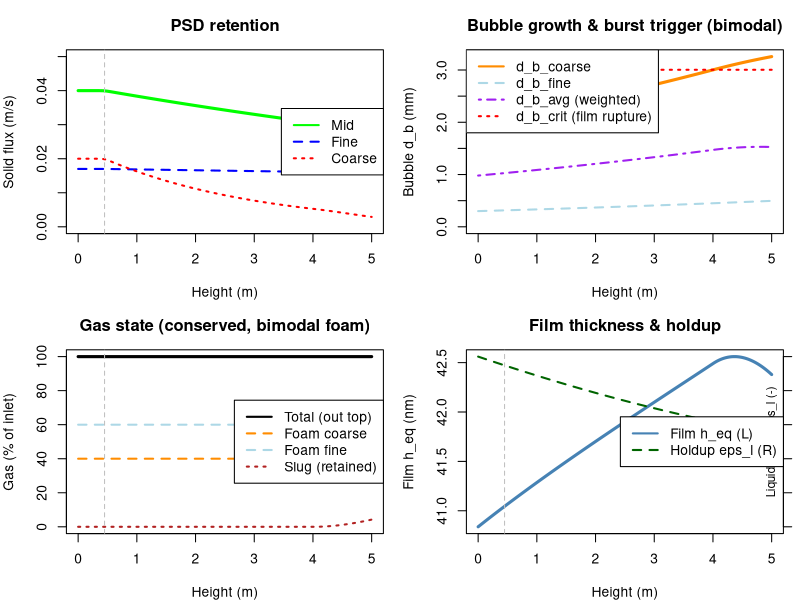

Source code (R):
library(deSolve)

# =====================================================================
# SCRIPT 1: PREFORMED-FOAM WASH COLUMN
#   decant pool (hindered settling) + plug foam + bubble population + gas state
#   + surfactant-driven film elasticity/drainage + T/P thermodynamic state
# =====================================================================
# Preformed, particle-loaded foam (no sparger) enters the base. Two zones split
# at the fixed decant depth H_pool. Properties (mu, rho_foam, d_p, d_b_in,
# d_sep) are passed down from the upstream unit.
#
# NEW in this version:
#  (1) HINDERED SETTLING (Richardson-Zaki) + KRIEGER-DOUGHERTY crowding: the
#      pool Stokes velocity is slowed by holdup, U = U_stokes * (1 - phi)^n_RZ,
#      AND by the local suspension viscosity. As liquid drains, solids
#      concentrate in the Plateau borders (local fraction eps_s/(eps_s+eps_l)),
#      so the effective viscosity mu_eff = mu(T) * (1 - phi_s/phi_smax)^(-2.5 phi_smax)
#      rises and further hinders settling. High local border viscosity is a real
#      retention mechanism, not just holdup.
#  (2) BUBBLE POPULATION: mean bubble size d_b(z) evolves by COALESCENCE
#      (grows, faster in dry/unstable foam) minus BREAKAGE (shear, restores
#      toward the inlet size). Coalescence is now damped by the SURFACTANT-set
#      film elasticity (see steps 1-3 below), not a hand-tuned constant.
#  (3) GAS STATE (no gas generated -- no sparger, no vent). Coalescence and
#      bubble bursting DO happen in the column, but the gas is NOT released
#      here: it stays in the column and is only let out in the DOWNSTREAM
#      open-atmosphere solids-concentration stage ("next up"). So the total
#      gas is CONSERVED and carried out the top -- what changes with height is
#      its STATE, not its amount. Bursting/coalescence convert dispersed foam
#      gas (J_g_foam) into large retained SLUG gas (J_g_slug); the slug gas
#      cannot escape until the next unit. Bursting still coarsens bubbles and
#      still dumps coarse particles (collapse loss tied to the burst rate).
#      Total gas out the top J_g_foam + J_g_slug == gas in the bottom.
#
# SURFACTANT / FILM CHAIN (de-lumps the old scalar film_stability):
#  step 1  Langmuir adsorption of c_surf -> surface excess Gamma; Szyszkowski
#          surface tension sigma(Gamma,T); Gibbs-Marangoni elasticity E_gibbs,
#          rolled off above the CMC by micelle buffering.
#  step 2  film_stability := E_gibbs / E_stab_ref  (normalized ~1 at baseline),
#          so surfactant type/dose -> elasticity -> coalescence & regime.
#  step 3  DRAINAGE is driven by the physical timescale tau_drain(mu(T),
#          surface mobility) toward an equilibrium holdup set by film stability,
#          replacing the hand-set tau_drain / eps_l_dry (now baseline anchors
#          scaled by dimensionless factors that are 1.0 at the baseline state).
#  T/P thermodynamic state: mu_cont(T) (Andrade), sigma(T), rho_gas(P,T) ideal
#          gas. Pressure sets gas density (and, upstream, d_b_in).
#
# States up z: Js_fine, Js_mid, Js_crs [m/s]; C_imp [%]; eps_l [-];
#              d_b [m]; J_g_foam, J_g_slug [m/s]; t_res [s].
# PLACEHOLDER kinetics calibrated to: residence ~1.5-2 h, top solids 3-7%.
# =====================================================================

GRAV <- 9.81

params <- c(
  H_total = 5.0, H_pool = 0.45, U_up = 8.0e-4,

  # --- UPSTREAM-PASSED PROPERTIES ---
  mu_cont = 2.0e-3, rho_liquid = 1050, rho_foam = 575, rho_p = 2500, rho_gas = 1.8,
  d_fine = 1.5e-5, d_mid = 8.0e-5, d_crs = 3.0e-4,
  d_b_in = 2.0e-3, d_sep = 4.5e-5, n_RZ = 4.65, phi_smax = 0.64,

  # --- FEED ---
  eps_l_in = 0.50, eps_s_in = 0.020, eps_g_in = 0.48,
  Js_fine_in = 0.017, Js_mid_in = 0.040, Js_crs_in = 0.020, C_imp_in = 100,

  # --- THERMODYNAMIC STATE (T/P) ---
  T_col = 298.15,         # column temperature [K]
  P_col = 1.5e5,          # column absolute pressure [Pa] (~1.5 bar; open-atmosphere is downstream)
  R_gas = 8.314,          # gas constant [J/mol/K]
  MW_gas = 0.029,         # gas molar mass [kg/mol]
  mu_ref = 2.0e-3,        # continuous-phase viscosity at T_ref [Pa s]
  T_ref = 298.15,         # reference temperature [K]
  E_visc = 1800,          # Andrade viscosity activation temp (B in exp(B/T)) [K]
  sigma_ref = 0.045,      # clean-solvent surface tension at T_ref [N/m]
  dsigma_dT = -1.5e-4,    # surface tension temperature coefficient [N/m/K]

  # --- SURFACTANT (step 1) ---
  c_surf = 5.0,           # bulk surfactant concentration [mol/m^3]
  Gamma_inf = 4.0e-6,     # Langmuir plateau surface excess [mol/m^2]
  K_ads = 2.0,            # Langmuir adsorption constant [m^3/mol]
  cmc = 6.0,              # critical micelle concentration [mol/m^3]
  K_mic = 1.0,            # micelle-buffering coeff above CMC [-]
  mu_surf = 1.0e-6,       # surface (dilational) viscosity [N s/m]
  mu_surf_ref = 1.0e-6,   # reference surface viscosity (mobility=1 at baseline) [N s/m]

  # --- FILM ELASTICITY -> STABILITY (step 2) ---
  E_stab_ref = 0.099,     # Gibbs elasticity that maps to film_stability = 1 [N/m]

  # --- FILM DRAINAGE (physical; step 3) ---
  eps_l_dry = 0.15,       # baseline equilibrium holdup anchor [-]
  tau_drain = 2000,       # baseline drainage timescale anchor [s]
  hold_exp = 0.6,         # sensitivity of equilibrium holdup to film stability [-]
  eps_g_pack = 0.74, blend_wz = 0.03,

  # --- FILM THICKNESS / PLATEAU-BORDER GEOMETRY (wired into drainage/holdup) ---
  A_ham = 1.0e-20,        # Hamaker constant [J]
  lambda_D = 1.0e-8,      # Debye length [m]
  Pi_charge = 1.0e4,      # electrostatic disjoining-pressure scale (x coverage) [Pa]
  c_pb = 0.20,            # Plateau-border radius coeff: r_pb = c_pb*d_b*sqrt(eps_l) [-]
  p_perm = 2.0,           # border-drainage permeability exponent (drainage ~ r_pb^2) [-]
  r_pb_ref = 2.69e-4,     # reference border radius (tau normalizer; baseline foam-zone mean) [m]
  h_eq_ref = 4.195e-8,    # reference equilibrium film thickness (holdup normalizer; baseline) [m]
  q_film = 0.5,           # equilibrium-holdup sensitivity to film thickness [-]

  # --- MIXER (up1) BUBBLE BIRTH: turbulent (Hinze) breakup sets d_b_in ---
  V_tip = 14.5,           # mixer tip speed [m/s] (baseline = highest / finest foam)
  V_tip_ref = 14.5,       # reference tip speed (d_b_in normalizer) [m/s]
  n_hinze = 1.2,          # Hinze tip-speed exponent (d_born ~ V_tip^-1.2) [-]

  # --- BIMODAL FOAM DISTRIBUTION (fine vs coarse bubble modes) ---
  d_b_fine_ref = 0.3e-3,          # reference fine-mode bubble size [m]
  frac_gas_coarse_ref = 0.40,     # fraction of inlet gas in coarse mode at baseline [-]

  # --- BUBBLE POPULATION (coalescence - breakage) ---
  K_coal = 1.3e-4,        # coalescence coeff [1/s] (grows d_b)
  K_break = 1.2e-4,       # breakage coeff [1/s] (restores toward d_b_in)
  # --- BURST TRIGGER (film rupture -> foam gas becomes slug) ---
  d_b_burst = 3.0e-3,     # baseline critical burst size (at baseline film state) [m]
  K_burst = 1.4e-3,       # burst-rate coeff [1/s] (foam->slug conversion, not a vent)
  a_fs = 1.0,             # critical-size sensitivity to film stability (elasticity) [-]
  a_sig = 1.0,            # critical-size sensitivity to surface tension [-]
  sigma_ref_film = 0.02122, # baseline film surface tension (normalizer) [N/m]
  n_visc = 1.0,           # burst sensitivity to viscosity (drainage speed) [-]
  mu_drain_ref = 2.0e-3,  # fixed reference viscosity for burst normalization [Pa s]
  k_armor = 2.0,          # solids-armoring stabilization (local content) [-]
  k_bridge = 0.5,         # coarse-particle film-bridging destabilization (local size) [-]
  K_bsink = 0.15,         # burst-driven mean-d_b reduction (removes coarsest bubbles) [-]
  d_b_cap = 2.0e-2,       # d_b cap used in border geometry (h_eq robustness) [m]
  h_eq_max = 2.0e-7,      # cap on reported equilibrium film thickness [m]
  k_wet = 0.06,           # collapse-wetting efficiency: bursting foam -> wetter holdup [-]

  # --- OSTWALD RIPENING (diagnostic only; not a dynamic term -- see report) ---
  k_perm_film = 1.0e-5,   # surfactant-film gas permeability [m/s] (very uncertain)
  He_gas = 0.03,          # dimensionless gas solubility (Ostwald coefficient) [-]

  # --- WASH ---
  wash_ratio = 0.5, k_drainage = 1.8e-3, channel_cv = 0.35, d_b_ref = 2.0e-3,

  # --- PARTICLE LOSS ---
  k_det_fine = 1.2e-5, k_det_mid = 6.0e-5, k_det_crs = 3.0e-4,   # detachment [1/s]
  k_burstloss_fine = 0.05, k_burstloss_mid = 0.30, k_burstloss_crs = 2.0, # burst dumps [-]

  # --- REGIME (film_stability is DERIVED from surfactant; see derive_state_props) ---
  film_stability = 1.0, load_sens = 1.0, plug_crit = 1.0
)

stokes  <- function(dRho, d, mu) dRho * GRAV * d^2 / (18 * mu)
rho_agg <- function(dp, db, rp, rg) (rp*dp^3 + rg*db^3) / (dp^3 + db^3)

# --- THERMODYNAMIC + SURFACTANT DERIVATION (steps 1-3, T/P) ----------------
# Turns raw inputs (T, P, surfactant, surface viscosity) into the effective
# closures the ODE uses. All dimensionless factors are 1.0 at the baseline
# state, so the baseline reproduces the previously calibrated column exactly.
derive_state_props <- function(p) {
  Tk <- p[["T_col"]]

  # T/P thermodynamic state
  mu_T      <- p[["mu_ref"]] * exp(p[["E_visc"]] * (1/Tk - 1/p[["T_ref"]]))   # Andrade
  rho_gas_T <- p[["P_col"]] * p[["MW_gas"]] / (p[["R_gas"]] * Tk)             # ideal gas
  sigma0_T  <- p[["sigma_ref"]] + p[["dsigma_dT"]] * (Tk - p[["T_ref"]])      # clean-solvent sigma(T)

  # step 1: Langmuir adsorption (monomer activity capped at the CMC)
  c_eff  <- min(p[["c_surf"]], p[["cmc"]])
  theta  <- p[["K_ads"]] * c_eff / (1 + p[["K_ads"]] * c_eff)
  theta  <- min(theta, 0.995)                              # keep sigma/E finite
  Gamma  <- p[["Gamma_inf"]] * theta
  sigma  <- sigma0_T + p[["R_gas"]] * Tk * p[["Gamma_inf"]] * log(1 - theta)  # Szyszkowski
  # Gibbs-Marangoni elasticity with micelle buffering above the CMC
  micelle_buffer <- 1 / (1 + p[["K_mic"]] * max(0, p[["c_surf"]] - p[["cmc"]]) / p[["cmc"]])
  E_gibbs <- p[["R_gas"]] * Tk * p[["Gamma_inf"]] * theta / (1 - theta) * micelle_buffer

  # step 2: elasticity -> film_stability (normalized ~1 at baseline)
  film_stab <- E_gibbs / p[["E_stab_ref"]]

  # MIXER (up1) BIRTH LAW: turbulent (Hinze) breakup sets the inlet bubble size.
  # d_born ~ (sigma/rho)^0.6 * eps^-0.4, dissipation eps ~ V_tip^3  =>
  # d_born ~ sigma^0.6 * V_tip^-1.2. Higher tip speed OR lower sigma (more
  # surfactant) -> finer born bubbles. Normalized so baseline (V_tip_ref,
  # baseline sigma) reproduces the calibrated d_b_in. NOTE: this couples up1 to
  # the column -- at high V_tip bubbles are born fine (<< d_b_crit) and the
  # film-rupture cliff never triggers, so surfactant has little leverage; at low
  # V_tip they are born near d_b_crit and surfactant becomes make-or-break
  # (reproduces the up1 Morris finding: surfactant tunable only at low speed).
  d_b_in_eff <- p[["d_b_in"]] * (p[["V_tip_ref"]] / p[["V_tip"]])^p[["n_hinze"]] *
                (sigma / p[["sigma_ref_film"]])^0.6
  p[["d_b_in"]] <- d_b_in_eff

  # step 3: drainage. Surface mobility (rigid/high surface viscosity -> slower).
  mobility      <- 0.5 * (1 + p[["mu_surf"]] / p[["mu_surf_ref"]])
  tau_drain_eff <- p[["tau_drain"]] * (mu_T / p[["mu_ref"]]) * mobility        # thicker/rigid -> slower

  # FILM THICKNESS -> EQUILIBRIUM HOLDUP: the foam stops draining where the
  # disjoining pressure the films can support balances the Plateau-border
  # capillary suction. Evaluate that balance at reference border geometry to
  # get the equilibrium film thickness h_eq_dry, and let a thicker equilibrium
  # film (stronger disjoining / lower sigma) hold a wetter foam. Normalized to
  # 1.0 at the baseline state, so the baseline equilibrium holdup is unchanged.
  r_pb_dry  <- p[["c_pb"]] * p[["d_b_in"]] * sqrt(p[["eps_l_dry"]])            # ref border radius
  P_c_dry   <- sigma / r_pb_dry                                               # capillary suction [Pa]
  Pi_e      <- p[["Pi_charge"]] * theta                                       # electrostatic scale [Pa]
  h_eq_dry  <- p[["lambda_D"]] * log(max(Pi_e / P_c_dry, 1 + 1e-9))           # eq film thickness [m]
  film_wet  <- h_eq_dry / p[["h_eq_ref"]]                                     # ~1 at baseline
  eps_l_dry_eff <- min(p[["eps_l_in"]],
                       p[["eps_l_dry"]] * film_stab^p[["hold_exp"]] * film_wet^p[["q_film"]])

  # overrides consumed by the ODE
  p[["mu_cont"]]        <- mu_T
  p[["rho_gas"]]        <- rho_gas_T
  p[["film_stability"]] <- film_stab
  p[["tau_drain"]]      <- tau_drain_eff
  p[["eps_l_dry"]]      <- eps_l_dry_eff

  # derived reporting quantities
  c(p, sigma_film = sigma, E_gibbs = E_gibbs, Gamma_surf = Gamma, theta_cov = theta,
       mu_cont_T = mu_T, mobility = mobility, h_eq_dry = h_eq_dry, film_wet = film_wet)
}

column_model_psd <- function(z, state, parameters) {
  with(as.list(c(state, parameters)), {

    load_rel <- (Js_fine + Js_mid + Js_crs) / (Js_fine_in + Js_mid_in + Js_crs_in)
    eps_s    <- eps_s_in * load_rel
    eps_g    <- 1 - eps_l - eps_s
    U <- U_up
    dt_res <- 1 / U
    foam_frac <- 1 / (1 + exp(-(z - H_pool) / blend_wz))

    # (1) KRIEGER-DOUGHERTY local viscosity: solids concentrated in the drained
    # border liquid raise the effective viscosity that resists settling.
    phi_cond <- eps_s / (eps_s + eps_l)                              # solids fraction in border liquid
    mu_eff   <- mu_cont * (1 - min(phi_cond, 0.999*phi_smax)/phi_smax)^(-2.5*phi_smax)

    # BIMODAL BUBBLE DYNAMICS: fine and coarse modes evolve independently
    # Compute weighted-average bubble size for holdup/drainage calculations
    J_g_foam_total <- J_g_foam_fine + J_g_foam_coarse
    if (J_g_foam_total > 1e-9) {
      d_b_avg <- (J_g_foam_fine * d_b_fine + J_g_foam_coarse * d_b_coarse) / J_g_foam_total
    } else {
      d_b_avg <- d_b_in  # fallback if no foam gas
    }

    # FILM THICKNESS / PLATEAU-BORDER GEOMETRY (local). d_b_avg is bounded (d_b_cap)
    # in the geometry so a runaway mean diameter cannot make the border curvature
    # (and h_eq) blow up -- the burst d_b-sink below keeps d_b_coarse physical anyway.
    d_b_eff <- min(d_b_avg, d_b_cap)
    r_pb   <- c_pb * d_b_eff * sqrt(max(eps_l, 1e-3))                # border radius [m]
    P_cap  <- sigma_film / r_pb                                      # capillary suction [Pa]
    Pi_bar <- Pi_charge * theta_cov                                  # disjoining barrier [Pa]
    h_eq   <- min(lambda_D * log(max(Pi_bar / P_cap, 1 + 1e-9)), h_eq_max)  # eq film thickness [m]

    # (2) BUBBLE POPULATION: coalescence (dry/unstable -> faster) - breakage
    coal_rate <- K_coal * (eps_g / eps_g_pack) / film_stability     # [1/s]

    # (3) BURST TRIGGER = FILM RUPTURE. The critical burst size is set by film
    # physics: weak films (low Gibbs elasticity) or high surface tension thin the
    # films and let smaller bubbles rupture, so d_b_crit shrinks -> burst sooner.
    # Rate is modulated by drainage speed (viscosity) and particle effects:
    #   - viscosity  : higher mu -> slower film drainage -> LESS burst
    #   - solids content : particles armor the film -> LESS burst
    #   - coarse-particle size : large particles bridge/rupture the film -> MORE burst
    d_b_crit <- d_b_burst * film_stability^a_fs * (sigma_ref_film / sigma_film)^a_sig
    M_visc   <- (mu_drain_ref / mu_cont)^n_visc                      # low mu -> faster drainage -> more burst
    M_armor  <- 1 / (1 + k_armor * phi_cond)                        # solids content armors film
    M_bridge <- 1 + k_bridge * (d_crs / max(d_b_avg, d_b_in)) * (eps_s / eps_s_in)  # coarse bridging

    # Fine mode: rarely bursts (d_b_fine << d_b_crit); stable, coalescence/breakage only
    burst_rate_fine <- 1e-9 * K_burst  # effectively no burst for fine mode
    dd_b_fine <- (coal_rate * d_b_fine - K_break * (d_b_fine - d_b_fine_ref)) / U

    # Coarse mode: bursts when d_b_coarse exceeds d_b_crit
    burst_rate_coarse <- K_burst * max(0, d_b_coarse - d_b_crit) / d_b_in * M_visc * M_armor * M_bridge
    dd_b_coarse <- (coal_rate * d_b_coarse - K_break * (d_b_coarse - d_b_in) - K_bsink * burst_rate_coarse * d_b_coarse) / U

    # Gas conversion: burst transfers foam gas to slug gas
    burst_flux_fine <- burst_rate_fine * J_g_foam_fine / U
    burst_flux_coarse <- burst_rate_coarse * J_g_foam_coarse / U
    dJ_g_foam_fine <- -burst_flux_fine                               # dispersed fine foam gas
    dJ_g_foam_coarse <- -burst_flux_coarse                           # dispersed coarse foam gas
    dJ_g_slug <- burst_flux_fine + burst_flux_coarse                 # retained slug gas (out the top)

    # Use coarse burst rate for collapse wetting and particle loss
    burst_rate <- burst_rate_coarse

    # DRAINAGE: liquid drains through the Plateau-border network, whose
    # permeability scales with r_pb^2 -> wider borders (bigger bubbles / wetter
    # foam) drain FASTER. tau_local = tau_drain * (r_pb_ref/r_pb)^p_perm.
    # GAS -> HOLDUP: bursting collapses foam structure, so the freed film liquid
    # concentrates and the collapsing foam gets WETTER (source ~ burst x gas
    # present), counter-balanced by drainage -> bursting zones sit wetter.
    tau_local  <- tau_drain * (r_pb_ref / r_pb)^p_perm
    wet_source <- k_wet * burst_rate * eps_g                        # collapse wetting [1/s]
    deps_l <- (-(eps_l - eps_l_dry) / tau_local + wet_source) / U

    # (1) POOL decant with HINDERED settling (Richardson-Zaki) + KD viscosity
    phi <- 1 - eps_g                                                 # condensed holdup
    U_settle_sep <- stokes(rho_liquid - rho_foam, d_sep, mu_eff) * (1 - phi)^n_RZ
    dCimp_pool <- -(U_settle_sep / H_pool) * C_imp

    # POOL particle settling (aggregate; uses weighted d_b_avg and crowded mu_eff)
    settle_loss <- function(dp) {
      d_agg <- (dp^3 + d_b_avg^3)^(1/3)
      Uset  <- stokes(rho_agg(dp, d_b_avg, rho_p, rho_gas) - rho_liquid, d_agg, mu_eff) * (1 - phi)^n_RZ
      max(0, Uset) / H_pool
    }
    sl_fine <- settle_loss(d_fine); sl_mid <- settle_loss(d_mid); sl_crs <- settle_loss(d_crs)

    # FOAM particle loss: detachment + BURST-driven collapse (dumps coarse)
    lf_fine <- k_det_fine + k_burstloss_fine * burst_rate
    lf_mid  <- k_det_mid  + k_burstloss_mid  * burst_rate
    lf_crs  <- k_det_crs  + k_burstloss_crs  * burst_rate

    dJs_fine <- -Js_fine * ((1-foam_frac)*sl_fine + foam_frac*lf_fine) / U
    dJs_mid  <- -Js_mid  * ((1-foam_frac)*sl_mid  + foam_frac*lf_mid ) / U
    dJs_crs  <- -Js_crs  * ((1-foam_frac)*sl_crs  + foam_frac*lf_crs ) / U

    # FOAM washing (channeling scales with weighted average bubble size)
    flow_cv         <- 4 * channel_cv * (d_b_avg / d_b_ref)
    Wash_Efficiency <- 1 / (1 + flow_cv^2)
    dCimp_foam <- -k_drainage * Wash_Efficiency * (wash_ratio/(wash_ratio+1)) * C_imp
    dCimp <- ((1-foam_frac)*dCimp_pool + foam_frac*dCimp_foam) / U

    list(c(dJs_fine, dJs_mid, dJs_crs, dCimp, deps_l, dd_b_fine, dd_b_coarse,
            dJ_g_foam_fine, dJ_g_foam_coarse, dJ_g_slug, dt_res),
         h_eq = h_eq, r_pb = r_pb, tau_local = tau_local,
         d_b_crit = d_b_crit, burst_rate = burst_rate)
  })
}

# --- helpers ---------------------------------------------------------------
regime_of <- function(z, load_rel, p) {
  if (z < p[["H_pool"]]) return("pool")
  idx <- p[["film_stability"]] / (p[["load_sens"]] * load_rel)
  if (idx >= p[["plug_crit"]]) "plug" else "snowglobe"
}
solve_column <- function(p) {
  # BIMODAL foam distribution: split inlet gas between fine and coarse modes
  J_g_in_total <- p[["eps_g_in"]] * p[["U_up"]]
  J_g_foam_coarse_init <- p[["frac_gas_coarse_ref"]] * J_g_in_total
  J_g_foam_fine_init <- (1 - p[["frac_gas_coarse_ref"]]) * J_g_in_total

  s0 <- c(Js_fine=p[["Js_fine_in"]], Js_mid=p[["Js_mid_in"]], Js_crs=p[["Js_crs_in"]],
          C_imp=p[["C_imp_in"]], eps_l=p[["eps_l_in"]],
          d_b_fine=p[["d_b_fine_ref"]], d_b_coarse=p[["d_b_in"]],
          J_g_foam_fine=J_g_foam_fine_init, J_g_foam_coarse=J_g_foam_coarse_init,
          J_g_slug=0, t_res=0)
  z <- seq(0, p[["H_total"]], by = 0.02)
  out <- as.data.frame(ode(s0, z, column_model_psd, p)); names(out)[1] <- "z"
  lr <- (out$Js_fine+out$Js_mid+out$Js_crs)/(p[["Js_fine_in"]]+p[["Js_mid_in"]]+p[["Js_crs_in"]])
  out$J_g_total <- out$J_g_foam_fine + out$J_g_foam_coarse + out$J_g_slug  # conserved: carried out the top
  # Compute weighted-average bubble diameter
  J_g_foam_total <- out$J_g_foam_fine + out$J_g_foam_coarse
  out$d_b_avg <- (out$J_g_foam_fine * out$d_b_fine + out$J_g_foam_coarse * out$d_b_coarse) / pmax(J_g_foam_total, 1e-9)
  out$eps_s <- p[["eps_s_in"]]*lr
  out$eps_g <- 1 - out$eps_l - out$eps_s
  out$solids_pct <- 100*out$eps_s/(out$eps_s+out$eps_l)
  out$regime <- vapply(seq_len(nrow(out)), function(i) regime_of(out$z[i], lr[i], p), character(1))
  out
}

# --- solve + report --------------------------------------------------------
dpar    <- derive_state_props(params)     # T/P + surfactant -> effective closures
out_psd <- solve_column(dpar)
t_pool <- approx(out_psd$z, out_psd$t_res, dpar[["H_pool"]])$y
t_tot  <- out_psd$t_res[nrow(out_psd)]
Jg_in  <- dpar[["eps_g_in"]]*dpar[["U_up"]]; Jg_out <- out_psd$J_g_total[nrow(out_psd)]
top <- out_psd[nrow(out_psd),]; ini <- out_psd[1,]

cat(sprintf("Thermo: T %.1f K, P %.2f bar | mu(T) %.2f mPa.s, rho_gas %.2f kg/m3, sigma %.1f mN/m\n",
            dpar[["T_col"]], dpar[["P_col"]]/1e5, dpar[["mu_cont"]]*1e3, dpar[["rho_gas"]], dpar[["sigma_film"]]*1e3))
cat(sprintf("Surfactant: c %.1f mol/m3 (CMC %.1f) -> coverage %.2f, Gibbs E %.0f mN/m -> film_stability %.2f\n",
            dpar[["c_surf"]], dpar[["cmc"]], dpar[["theta_cov"]], dpar[["E_gibbs"]]*1e3, dpar[["film_stability"]]))

# Film thickness / Plateau-border geometry (wired into drainage + holdup)
cat(sprintf("Film: eq. thickness h %.0f nm (sets holdup, wet-factor %.2f) | border r_pb %.0f->%.0f um up z\n",
            dpar[["h_eq_dry"]]*1e9, dpar[["film_wet"]], ini$r_pb*1e6, top$r_pb*1e6))
cat(sprintf("      drainage tau %.0f->%.0f s up z (wider borders drain faster) | eq. holdup %.3f\n",
            ini$tau_local, top$tau_local, dpar[["eps_l_dry"]]))

cat(sprintf("Mixer (up1): tip speed %.1f m/s -> born d_b_coarse %.2f mm, fixed d_b_fine %.2f mm (Hinze; sigma %.1f mN/m)\n",
            dpar[["V_tip"]], dpar[["d_b_in"]]*1e3, dpar[["d_b_fine_ref"]]*1e3, dpar[["sigma_film"]]*1e3))
cat(sprintf("  inlet gas split: coarse %.1f%% + fine %.1f%% (frac_coarse_ref=%.2f)\n",
            100*dpar[["frac_gas_coarse_ref"]], 100*(1-dpar[["frac_gas_coarse_ref"]]), dpar[["frac_gas_coarse_ref"]]))
cat(sprintf("Bubble size d_b: coarse %.2f->%.2f mm, fine %.2f->%.2f mm (Hinze-born, coalescence-burst)\n",
            ini$d_b_coarse*1e3, top$d_b_coarse*1e3, ini$d_b_fine*1e3, top$d_b_fine*1e3))
cat(sprintf("  weighted-average d_b_avg: inlet %.2f mm -> top %.2f mm\n",
            ini$d_b_avg*1e3, top$d_b_avg*1e3))
d_b_crit0 <- dpar[["d_b_burst"]] * dpar[["film_stability"]]^dpar[["a_fs"]] *
             (dpar[["sigma_ref_film"]]/dpar[["sigma_film"]])^dpar[["a_sig"]]
cat(sprintf("Burst trigger: film-rupture critical size d_b_crit %.2f mm (film_stab %.2f, sigma %.1f mN/m)\n",
            d_b_crit0*1e3, dpar[["film_stability"]], dpar[["sigma_film"]]*1e3))
cat(sprintf("GAS balance (conserved, no vent): in %.2e -> out %.2e m/s => carried out top %.0f%%\n",
            Jg_in, Jg_out, 100*Jg_out/Jg_in))
cat(sprintf("  gas state at top: fine %.1f%% + coarse %.1f%% (foam) + slug %.1f%% (slug released next unit up)\n",
            100*top$J_g_foam_fine/Jg_in, 100*top$J_g_foam_coarse/Jg_in, 100*top$J_g_slug/Jg_in))
cat(sprintf("Residence: pool %.2f h + foam %.2f h = %.2f h\n",
            t_pool/3600, (t_tot-t_pool)/3600, t_tot/3600))
cat(sprintf("Solids: inlet %.1f%% -> top %.1f%% | plug %.0f%%\n",
            ini$solids_pct, top$solids_pct, 100*mean(out_psd$regime=="plug")))
cat(sprintf("Retention: fine=%.0f%% mid=%.0f%% coarse=%.0f%% | impurity %.0f->%.1f%%\n",
            100*top$Js_fine/ini$Js_fine, 100*top$Js_mid/ini$Js_mid,
            100*top$Js_crs/ini$Js_crs, ini$C_imp, top$C_imp))

# =====================================================================
# MASS BALANCE / CONSISTENCY CHECK
# Each solid flux Js is a superficial throughput [m/s]; in - out = losses by
# construction, so this both closes the balance and splits WHERE solids go
# (pool settling below H_pool vs foam detachment/burst above it).
# =====================================================================
cat("\n--- MASS BALANCE ---\n")
# (a) gas: foam (fine + coarse) + slug must equal the inlet gas flux (no source/sink)
gas_resid <- (top$J_g_foam_fine + top$J_g_foam_coarse + top$J_g_slug - Jg_in) / Jg_in
cat(sprintf("Gas: J_fine+J_coarse+J_slug = %.4e vs inlet %.4e  => closure error %.2e (should be ~0)\n",
            top$J_g_foam_fine + top$J_g_foam_coarse + top$J_g_slug, Jg_in, gas_resid))
# (b) solids per class, split pool (z<H_pool) vs foam (z>=H_pool)
solid_bal <- function(nm) {
  Jin  <- ini[[nm]]; Jtop <- top[[nm]]
  Jhp  <- approx(out_psd$z, out_psd[[nm]], dpar[["H_pool"]])$y
  pool <- (Jin - Jhp) / Jin; foam <- (Jhp - Jtop) / Jin; ret <- Jtop / Jin
  cat(sprintf("  %-5s retained %5.1f%% | lost: pool-settle %5.1f%% + foam(detach/burst) %5.1f%% | closure %+.1e\n",
              sub("Js_", "", nm), 100*ret, 100*pool, 100*foam, ret + pool + foam - 1))
  c(ret = ret, pool = pool, foam = foam)
}
invisible(lapply(c("Js_fine", "Js_mid", "Js_crs"), solid_bal))
tot_in  <- ini$Js_fine + ini$Js_mid + ini$Js_crs
tot_top <- top$Js_fine + top$Js_mid + top$Js_crs
cat(sprintf("  TOTAL solids retained %.1f%% / lost %.1f%%\n", 100*tot_top/tot_in, 100*(1-tot_top/tot_in)))
# (c) liquid holdup balance: inlet vs carried out the top; net = drained to pool
liq_drained <- (ini$eps_l - top$eps_l) / ini$eps_l
cat(sprintf("Liquid: holdup %.3f (in) -> %.3f (top); net drained to pool %.0f%% of inlet liquid\n",
            ini$eps_l, top$eps_l, 100*liq_drained))
# (d) impurity removed
cat(sprintf("Impurity: %.0f%% removed (washed), %.0f%% carried over\n",
            100*(ini$C_imp - top$C_imp)/ini$C_imp, 100*top$C_imp/ini$C_imp))

# =====================================================================
# OSTWALD RIPENING DIAGNOSTIC (is disproportionation worth modelling?)
# Compare the ripening time-scale to residence and to the coalescence time.
# tau_OR ~ (d_b/6) / (k_perm * He * dP/P), dP = 4*sigma/d_b (Laplace).
# =====================================================================
db_ripe   <- top$d_b
dP_lap    <- 4 * dpar[["sigma_film"]] / db_ripe
tau_OR    <- (db_ripe / 6) / (dpar[["k_perm_film"]] * dpar[["He_gas"]] * dP_lap / dpar[["P_col"]])
coal_rate_top <- dpar[["K_coal"]] * ((1 - top$eps_l - top$eps_s) / dpar[["eps_g_pack"]]) / dpar[["film_stability"]]
tau_coal  <- 1 / coal_rate_top
cat(sprintf("\n--- OSTWALD RIPENING CHECK ---\n"))
cat(sprintf("tau_ripen ~ %.2f h  vs  residence %.2f h  vs  coalescence %.2f h\n",
            tau_OR/3600, t_tot/3600, tau_coal/3600))
cat(sprintf("=> ripening is %s (Da_ripen = residence/tau_ripen = %.2f; add it only if >~0.3)\n",
            ifelse(t_tot/tau_OR > 0.3, "SIGNIFICANT - consider adding (needs a size distribution)",
                   "negligible vs coalescence/residence - skip for now"), t_tot/tau_OR))

# =====================================================================
# PLOTS
# =====================================================================
par(mfrow = c(2, 2), mar = c(4, 4, 3, 1))
plot(out_psd$z, out_psd$Js_mid, type="l", col="green", lwd=3, ylim=c(0,0.05),
     ylab="Solid flux (m/s)", xlab="Height (m)", main="PSD retention")
lines(out_psd$z, out_psd$Js_fine, col="blue", lwd=2, lty=2)
lines(out_psd$z, out_psd$Js_crs,  col="red",  lwd=2, lty=3)
abline(v=dpar[["H_pool"]], col="gray", lty=2)
legend("right", legend=c("Mid","Fine","Coarse"), col=c("green","blue","red"), lty=c(1,2,3), lwd=2)

plot(out_psd$z, out_psd$d_b_coarse*1e3, type="l", col="darkorange", lwd=3,
     ylim=c(0, max(out_psd$d_b_coarse*1e3, out_psd$d_b_fine*1e3, out_psd$d_b_crit*1e3)),
     ylab="Bubble d_b (mm)", xlab="Height (m)", main="Bubble growth & burst trigger (bimodal)")
lines(out_psd$z, out_psd$d_b_fine*1e3, col="lightblue", lwd=2, lty=2)
lines(out_psd$z, out_psd$d_b_avg*1e3, col="purple", lwd=2, lty=4)
lines(out_psd$z, out_psd$d_b_crit*1e3, col="red", lwd=2, lty=3)
legend("topleft", legend=c("d_b_coarse","d_b_fine","d_b_avg (weighted)","d_b_crit (film rupture)"),
       col=c("darkorange","lightblue","purple","red"), lty=c(1,2,4,3), lwd=2)

plot(out_psd$z, out_psd$J_g_total/Jg_in*100, type="l", col="black", lwd=3, ylim=c(0,100),
     ylab="Gas (% of inlet)", xlab="Height (m)", main="Gas state (conserved, bimodal foam)")
lines(out_psd$z, out_psd$J_g_foam_coarse/Jg_in*100, col="darkorange", lwd=2, lty=2)
lines(out_psd$z, out_psd$J_g_foam_fine/Jg_in*100, col="lightblue", lwd=2, lty=2)
lines(out_psd$z, out_psd$J_g_slug/Jg_in*100, col="firebrick", lwd=2, lty=3)
abline(v=dpar[["H_pool"]], col="gray", lty=2)
legend("right", legend=c("Total (out top)","Foam coarse","Foam fine","Slug (retained)"),
       col=c("black","darkorange","lightblue","firebrick"), lty=c(1,2,2,3), lwd=2)

# Film thickness (wired into drainage/holdup) + liquid holdup
plot(out_psd$z, out_psd$h_eq*1e9, type="l", col="steelblue", lwd=3,
     ylab="Film h_eq (nm)", xlab="Height (m)", main="Film thickness & holdup")
par(new=TRUE)
plot(out_psd$z, out_psd$eps_l, type="l", col="darkgreen", lwd=2, lty=2,
     axes=FALSE, xlab="", ylab="", ylim=c(0, max(out_psd$eps_l)))
axis(4); mtext("Liquid holdup eps_l (-)", side=4, line=-1.3, cex=0.7)
abline(v=dpar[["H_pool"]], col="gray", lty=2)
legend("right", legend=c("Film h_eq (L)","Holdup eps_l (R)"),
       col=c("steelblue","darkgreen"), lty=c(1,2), lwd=2)
